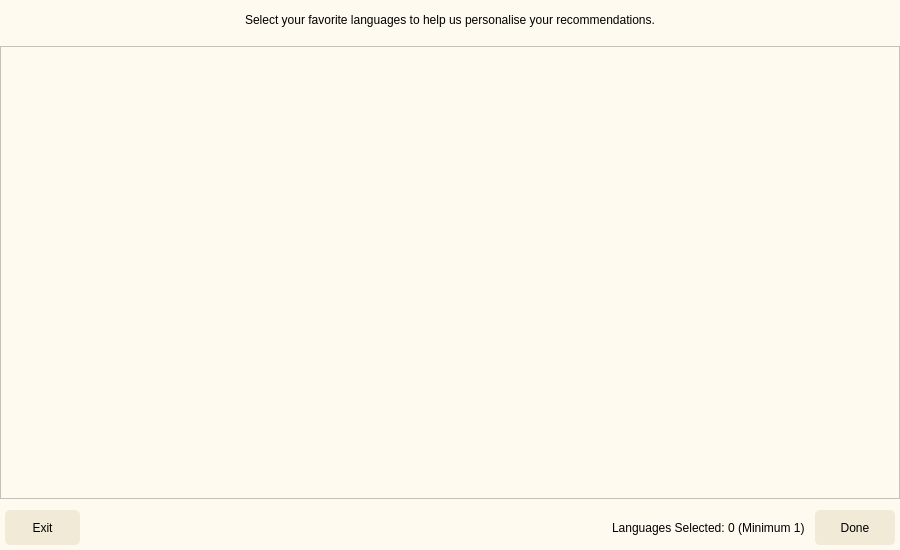
<?xml version="1.0" encoding="UTF-8"?>
<ui version="4.0">
 <class>Dialog</class>
 <widget class="QDialog" name="Dialog">
  <property name="geometry">
   <rect>
    <x>0</x>
    <y>0</y>
    <width>900</width>
    <height>550</height>
   </rect>
  </property>
  <property name="minimumSize">
   <size>
    <width>900</width>
    <height>550</height>
   </size>
  </property>
  <property name="maximumSize">
   <size>
    <width>900</width>
    <height>550</height>
   </size>
  </property>
  <property name="windowTitle">
   <string>Dialog</string>
  </property>
  <widget class="QWidget" name="bgwidget" native="true">
   <property name="geometry">
    <rect>
     <x>0</x>
     <y>0</y>
     <width>900</width>
     <height>550</height>
    </rect>
   </property>
   <property name="minimumSize">
    <size>
     <width>900</width>
     <height>550</height>
    </size>
   </property>
   <property name="maximumSize">
    <size>
     <width>900</width>
     <height>550</height>
    </size>
   </property>
   <property name="styleSheet">
    <string notr="true">QWidget#bgwidget{background-color:#FFFAF0;}
</string>
   </property>
   <layout class="QVBoxLayout" name="verticalLayout">
    <item>
     <spacer name="verticalSpacer">
      <property name="orientation">
       <enum>Qt::Vertical</enum>
      </property>
      <property name="sizeType">
       <enum>QSizePolicy::Fixed</enum>
      </property>
      <property name="sizeHint" stdset="0">
       <size>
        <width>20</width>
        <height>13</height>
       </size>
      </property>
     </spacer>
    </item>
    <item>
     <widget class="QLabel" name="text">
      <property name="styleSheet">
       <string notr="true">font: 18pt &quot;MS Shell Dlg 2&quot;;
color:rgb(0,0,0);</string>
      </property>
      <property name="text">
       <string>Select your favorite languages to help us personalise your recommendations.</string>
      </property>
      <property name="alignment">
       <set>Qt::AlignCenter</set>
      </property>
      <property name="wordWrap">
       <bool>true</bool>
      </property>
     </widget>
    </item>
    <item>
     <spacer name="verticalSpacer_2">
      <property name="orientation">
       <enum>Qt::Vertical</enum>
      </property>
      <property name="sizeType">
       <enum>QSizePolicy::Fixed</enum>
      </property>
      <property name="sizeHint" stdset="0">
       <size>
        <width>20</width>
        <height>13</height>
       </size>
      </property>
     </spacer>
    </item>
    <item>
     <layout class="QHBoxLayout" name="horizontalLayout">
      <item>
       <widget class="QScrollArea" name="scroll_lang">
        <property name="styleSheet">
         <string notr="true">background-color:#FFFAF0;</string>
        </property>
        <property name="widgetResizable">
         <bool>true</bool>
        </property>
        <widget class="QWidget" name="lang_scroll">
         <property name="geometry">
          <rect>
           <x>0</x>
           <y>0</y>
           <width>878</width>
           <height>404</height>
          </rect>
         </property>
         <layout class="QVBoxLayout" name="lang_scroll_vlayout"/>
        </widget>
       </widget>
      </item>
     </layout>
    </item>
    <item>
     <layout class="QHBoxLayout" name="horizontalLayout_2">
      <property name="spacing">
       <number>5</number>
      </property>
      <property name="leftMargin">
       <number>5</number>
      </property>
      <property name="topMargin">
       <number>5</number>
      </property>
      <property name="rightMargin">
       <number>5</number>
      </property>
      <property name="bottomMargin">
       <number>5</number>
      </property>
      <item>
       <widget class="QPushButton" name="exit_button">
        <property name="minimumSize">
         <size>
          <width>75</width>
          <height>35</height>
         </size>
        </property>
        <property name="maximumSize">
         <size>
          <width>75</width>
          <height>35</height>
         </size>
        </property>
        <property name="cursor">
         <cursorShape>PointingHandCursor</cursorShape>
        </property>
        <property name="styleSheet">
         <string notr="true">border-radius:5px;
background-color:#F0EAD6;
font: 14pt &quot;MS Shell Dlg 2&quot;;</string>
        </property>
        <property name="text">
         <string>Exit</string>
        </property>
        <property name="iconSize">
         <size>
          <width>24</width>
          <height>24</height>
         </size>
        </property>
       </widget>
      </item>
      <item>
       <spacer name="horizontalSpacer_2">
        <property name="orientation">
         <enum>Qt::Horizontal</enum>
        </property>
        <property name="sizeType">
         <enum>QSizePolicy::Fixed</enum>
        </property>
        <property name="sizeHint" stdset="0">
         <size>
          <width>5</width>
          <height>20</height>
         </size>
        </property>
       </spacer>
      </item>
      <item>
       <spacer name="horizontalSpacer">
        <property name="orientation">
         <enum>Qt::Horizontal</enum>
        </property>
        <property name="sizeHint" stdset="0">
         <size>
          <width>40</width>
          <height>20</height>
         </size>
        </property>
       </spacer>
      </item>
      <item>
       <widget class="QLabel" name="selected_lang_text">
        <property name="styleSheet">
         <string notr="true">font: 14pt &quot;MS Shell Dlg 2&quot;;
color:rgb(0,0,0);</string>
        </property>
        <property name="text">
         <string>Languages Selected: 0 (Minimum 1)</string>
        </property>
       </widget>
      </item>
      <item>
       <spacer name="horizontalSpacer_3">
        <property name="orientation">
         <enum>Qt::Horizontal</enum>
        </property>
        <property name="sizeType">
         <enum>QSizePolicy::Fixed</enum>
        </property>
        <property name="sizeHint" stdset="0">
         <size>
          <width>5</width>
          <height>20</height>
         </size>
        </property>
       </spacer>
      </item>
      <item>
       <widget class="QPushButton" name="done_button">
        <property name="minimumSize">
         <size>
          <width>80</width>
          <height>35</height>
         </size>
        </property>
        <property name="cursor">
         <cursorShape>PointingHandCursor</cursorShape>
        </property>
        <property name="styleSheet">
         <string notr="true">border-radius:5px;
background-color:#F0EAD6;
font: 14pt &quot;MS Shell Dlg 2&quot;;</string>
        </property>
        <property name="text">
         <string>Done</string>
        </property>
       </widget>
      </item>
     </layout>
    </item>
   </layout>
  </widget>
 </widget>
 <resources/>
 <connections/>
</ui>
